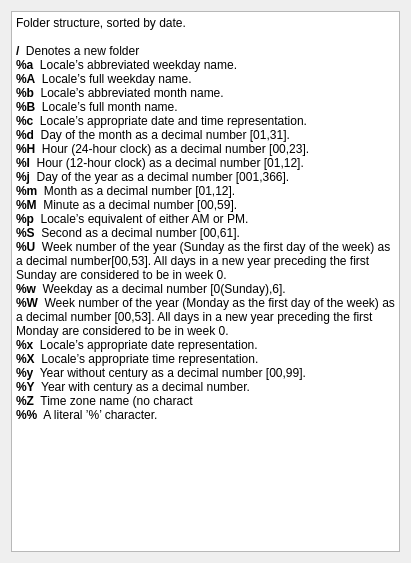
<?xml version="1.0" encoding="UTF-8"?>
<ui version="4.0">
 <class>Dialog</class>
 <widget class="QDialog" name="Dialog">
  <property name="geometry">
   <rect>
    <x>0</x>
    <y>0</y>
    <width>411</width>
    <height>563</height>
   </rect>
  </property>
  <property name="windowTitle">
   <string>Folder Structure Cheat Sheet</string>
  </property>
  <layout class="QHBoxLayout" name="horizontalLayout">
   <item>
    <widget class="QTextBrowser" name="textBrowser">
     <property name="html">
      <string>&lt;!DOCTYPE HTML PUBLIC &quot;-//W3C//DTD HTML 4.0//EN&quot; &quot;http://www.w3.org/TR/REC-html40/strict.dtd&quot;&gt;
&lt;html&gt;&lt;head&gt;&lt;meta name=&quot;qrichtext&quot; content=&quot;1&quot; /&gt;&lt;style type=&quot;text/css&quot;&gt;
p, li { white-space: pre-wrap; }
&lt;/style&gt;&lt;/head&gt;&lt;body style=&quot; font-family:'Noto Sans'; font-size:9pt; font-weight:400; font-style:normal;&quot;&gt;
&lt;p style=&quot; margin-top:0px; margin-bottom:0px; margin-left:0px; margin-right:0px; -qt-block-indent:0; text-indent:0px;&quot;&gt;Folder structure, sorted by date.&lt;/p&gt;
&lt;p style=&quot;-qt-paragraph-type:empty; margin-top:0px; margin-bottom:0px; margin-left:0px; margin-right:0px; -qt-block-indent:0; text-indent:0px;&quot;&gt;&lt;br /&gt;&lt;/p&gt;
&lt;p style=&quot; margin-top:0px; margin-bottom:0px; margin-left:0px; margin-right:0px; -qt-block-indent:0; text-indent:0px;&quot;&gt;&lt;span style=&quot; font-weight:600;&quot;&gt;/  &lt;/span&gt;Denotes a new folder&lt;/p&gt;
&lt;p style=&quot; margin-top:0px; margin-bottom:0px; margin-left:0px; margin-right:0px; -qt-block-indent:0; text-indent:0px;&quot;&gt;&lt;span style=&quot; font-weight:600;&quot;&gt;%a&lt;/span&gt;  Locale’s abbreviated weekday name.&lt;/p&gt;
&lt;p style=&quot; margin-top:0px; margin-bottom:0px; margin-left:0px; margin-right:0px; -qt-block-indent:0; text-indent:0px;&quot;&gt;&lt;span style=&quot; font-weight:600;&quot;&gt;%A&lt;/span&gt;  Locale’s full weekday name.&lt;/p&gt;
&lt;p style=&quot; margin-top:0px; margin-bottom:0px; margin-left:0px; margin-right:0px; -qt-block-indent:0; text-indent:0px;&quot;&gt;&lt;span style=&quot; font-weight:600;&quot;&gt;%b&lt;/span&gt;  Locale’s abbreviated month name.&lt;/p&gt;
&lt;p style=&quot; margin-top:0px; margin-bottom:0px; margin-left:0px; margin-right:0px; -qt-block-indent:0; text-indent:0px;&quot;&gt;&lt;span style=&quot; font-weight:600;&quot;&gt;%B&lt;/span&gt;  Locale’s full month name.&lt;/p&gt;
&lt;p style=&quot; margin-top:0px; margin-bottom:0px; margin-left:0px; margin-right:0px; -qt-block-indent:0; text-indent:0px;&quot;&gt;&lt;span style=&quot; font-weight:600;&quot;&gt;%c&lt;/span&gt;  Locale’s appropriate date and time representation.&lt;/p&gt;
&lt;p style=&quot; margin-top:0px; margin-bottom:0px; margin-left:0px; margin-right:0px; -qt-block-indent:0; text-indent:0px;&quot;&gt;&lt;span style=&quot; font-weight:600;&quot;&gt;%d&lt;/span&gt;  Day of the month as a decimal number [01,31].&lt;/p&gt;
&lt;p style=&quot; margin-top:0px; margin-bottom:0px; margin-left:0px; margin-right:0px; -qt-block-indent:0; text-indent:0px;&quot;&gt;&lt;span style=&quot; font-weight:600;&quot;&gt;%H&lt;/span&gt;  Hour (24-hour clock) as a decimal number [00,23].&lt;/p&gt;
&lt;p style=&quot; margin-top:0px; margin-bottom:0px; margin-left:0px; margin-right:0px; -qt-block-indent:0; text-indent:0px;&quot;&gt;&lt;span style=&quot; font-weight:600;&quot;&gt;%I&lt;/span&gt;  Hour (12-hour clock) as a decimal number [01,12].&lt;/p&gt;
&lt;p style=&quot; margin-top:0px; margin-bottom:0px; margin-left:0px; margin-right:0px; -qt-block-indent:0; text-indent:0px;&quot;&gt;&lt;span style=&quot; font-weight:600;&quot;&gt;%j&lt;/span&gt;  Day of the year as a decimal number [001,366].&lt;/p&gt;
&lt;p style=&quot; margin-top:0px; margin-bottom:0px; margin-left:0px; margin-right:0px; -qt-block-indent:0; text-indent:0px;&quot;&gt;&lt;span style=&quot; font-weight:600;&quot;&gt;%m&lt;/span&gt;  Month as a decimal number [01,12].&lt;/p&gt;
&lt;p style=&quot; margin-top:0px; margin-bottom:0px; margin-left:0px; margin-right:0px; -qt-block-indent:0; text-indent:0px;&quot;&gt;&lt;span style=&quot; font-weight:600;&quot;&gt;%M&lt;/span&gt;  Minute as a decimal number [00,59].&lt;/p&gt;
&lt;p style=&quot; margin-top:0px; margin-bottom:0px; margin-left:0px; margin-right:0px; -qt-block-indent:0; text-indent:0px;&quot;&gt;&lt;span style=&quot; font-weight:600;&quot;&gt;%p&lt;/span&gt;  Locale’s equivalent of either AM or PM.&lt;/p&gt;
&lt;p style=&quot; margin-top:0px; margin-bottom:0px; margin-left:0px; margin-right:0px; -qt-block-indent:0; text-indent:0px;&quot;&gt;&lt;span style=&quot; font-weight:600;&quot;&gt;%S&lt;/span&gt;  Second as a decimal number [00,61].&lt;/p&gt;
&lt;p style=&quot; margin-top:0px; margin-bottom:0px; margin-left:0px; margin-right:0px; -qt-block-indent:0; text-indent:0px;&quot;&gt;&lt;span style=&quot; font-weight:600;&quot;&gt;%U&lt;/span&gt;  Week number of the year (Sunday as the first day of the week) as a decimal number[00,53]. All days in a new year preceding the first Sunday are considered to be in week 0.&lt;/p&gt;
&lt;p style=&quot; margin-top:0px; margin-bottom:0px; margin-left:0px; margin-right:0px; -qt-block-indent:0; text-indent:0px;&quot;&gt;&lt;span style=&quot; font-weight:600;&quot;&gt;%w&lt;/span&gt;  Weekday as a decimal number [0(Sunday),6].&lt;/p&gt;
&lt;p style=&quot; margin-top:0px; margin-bottom:0px; margin-left:0px; margin-right:0px; -qt-block-indent:0; text-indent:0px;&quot;&gt;&lt;span style=&quot; font-weight:600;&quot;&gt;%W&lt;/span&gt;  Week number of the year (Monday as the first day of the week) as a decimal number [00,53]. All days in a new year preceding the first Monday are considered to be in week 0.&lt;/p&gt;
&lt;p style=&quot; margin-top:0px; margin-bottom:0px; margin-left:0px; margin-right:0px; -qt-block-indent:0; text-indent:0px;&quot;&gt;&lt;span style=&quot; font-weight:600;&quot;&gt;%x&lt;/span&gt;  Locale’s appropriate date representation.&lt;/p&gt;
&lt;p style=&quot; margin-top:0px; margin-bottom:0px; margin-left:0px; margin-right:0px; -qt-block-indent:0; text-indent:0px;&quot;&gt;&lt;span style=&quot; font-weight:600;&quot;&gt;%X&lt;/span&gt;  Locale’s appropriate time representation.&lt;/p&gt;
&lt;p style=&quot; margin-top:0px; margin-bottom:0px; margin-left:0px; margin-right:0px; -qt-block-indent:0; text-indent:0px;&quot;&gt;&lt;span style=&quot; font-weight:600;&quot;&gt;%y&lt;/span&gt;  Year without century as a decimal number [00,99].&lt;/p&gt;
&lt;p style=&quot; margin-top:0px; margin-bottom:0px; margin-left:0px; margin-right:0px; -qt-block-indent:0; text-indent:0px;&quot;&gt;&lt;span style=&quot; font-weight:600;&quot;&gt;%Y&lt;/span&gt;  Year with century as a decimal number.&lt;/p&gt;
&lt;p style=&quot; margin-top:0px; margin-bottom:0px; margin-left:0px; margin-right:0px; -qt-block-indent:0; text-indent:0px;&quot;&gt;&lt;span style=&quot; font-weight:600;&quot;&gt;%Z&lt;/span&gt;  Time zone name (no charact&lt;/p&gt;
&lt;p style=&quot; margin-top:0px; margin-bottom:0px; margin-left:0px; margin-right:0px; -qt-block-indent:0; text-indent:0px;&quot;&gt;&lt;span style=&quot; font-weight:600;&quot;&gt;%%&lt;/span&gt;  A literal ’%’ character.&lt;/p&gt;&lt;/body&gt;&lt;/html&gt;</string>
     </property>
    </widget>
   </item>
  </layout>
 </widget>
 <resources/>
 <connections/>
</ui>
